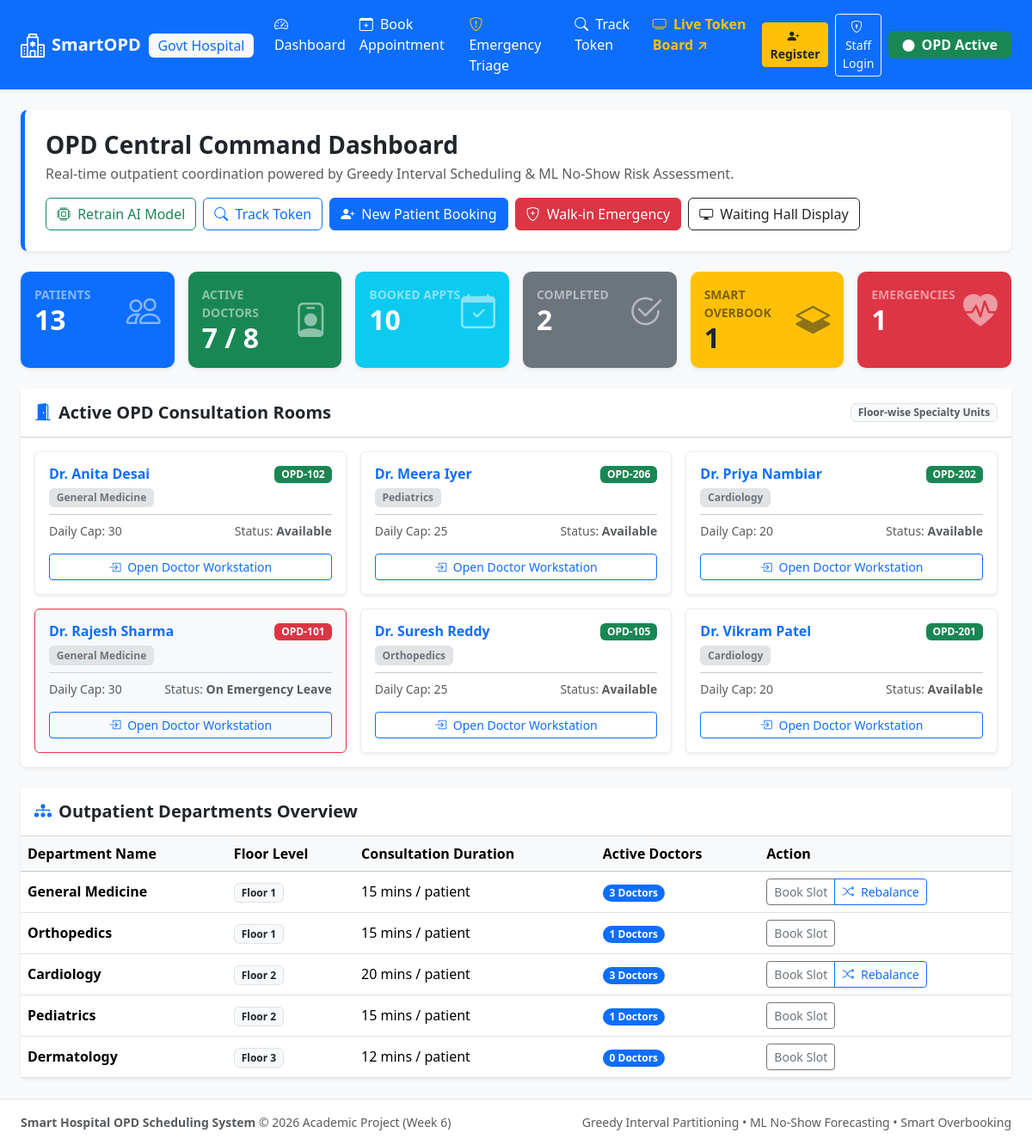
Before: / with the older database file.
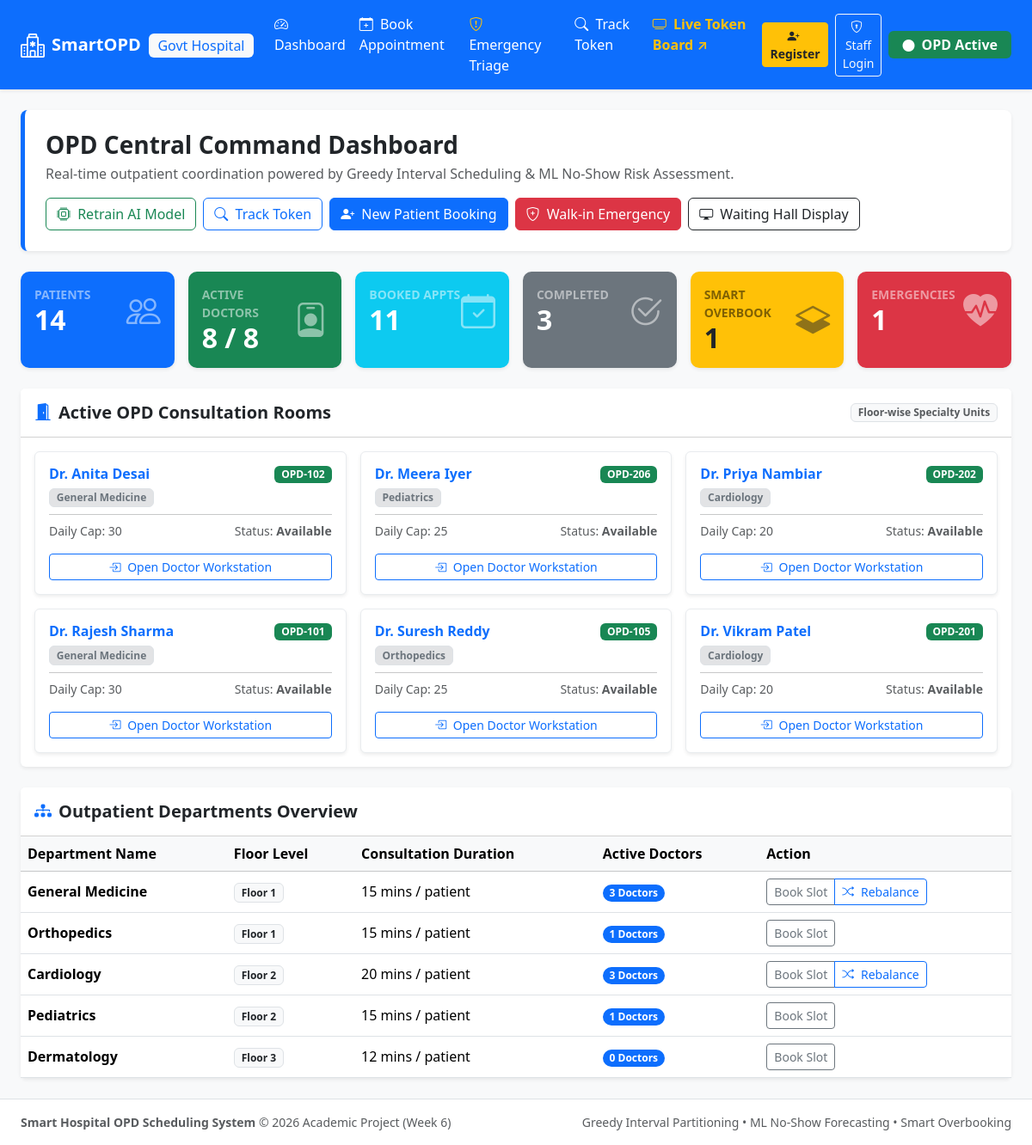
After: the same page with the newer database file.
### src/core/models.py (models this page shows, shortened)
class Doctor(Base):
    __tablename__ = "doctors"
    doctor_id = Column(Integer, primary_key=True, autoincrement=True)
    name = Column(String(120), nullable=False)
    specialization = Column(String(100), nullable=False, index=True)
    room_number = Column(String(20), nullable=False)
    max_daily_capacity = Column(Integer, default=30, nullable=False)
    is_available = Column(Boolean, default=True, nullable=False)
    dept_id = Column(Integer, ForeignKey("departments.dept_id"), nullable=False)
    department = relationship("Department", back_populates="doctors")
    slots = relationship("TimeSlot", back_populates="doctor", cascade="all, delete-orphan")
    appointments = relationship("Appointment", back_populates="doctor")
    triages = relationship("EmergencyTriage", back_populates="doctor")

### app.py (the view)
    @app.route("/")
    def index():
        service = get_service()
        metrics = service.get_system_metrics()
        doctors = service.get_doctors()
        departments = service.get_departments()
        return render_template("index.html", metrics=metrics, doctors=doctors, departments=departments)

### src/db.py (called while the page is built)
def get_session():
    return ScopedSession()

### src/services.py (called while the page is built, shortened)
    def seed_initial_data_if_empty(self):
        if self.session.query(Department).count() > 0:
            return

    def get_departments(self) -> List[Department]:
        return self.session.query(Department).order_by(Department.floor_number, Department.dept_name).all()

    def get_doctors(self, dept_id: Optional[int] = None) -> List[Doctor]:
        query = self.session.query(Doctor)
        if dept_id:
            query = query.filter(Doctor.dept_id == dept_id)
        docs = query.order_by(Doctor.name).all()
        seen_rooms = set()
        unique_docs = []
        for d in docs:
            if d.room_number not in seen_rooms:
                seen_rooms.add(d.room_number)
                unique_docs.append(d)
        return unique_docs

### templates/index.html (shortened to what the changed rows need)
{% extends "base.html" %}
{% block content %}
<div class="row g-3 mb-4">
    <div class="col-sm-6 col-md-4 col-xl-2">
        <div class="card h-100 shadow-sm border-0 stat-card bg-primary text-white">
            <div class="card-body">
                <div class="d-flex justify-content-between align-items-center">
                    <div>
                        <div class="text-white-50 small fw-bold text-uppercase">Patients</div>
                        <h2 class="fw-bold mb-0">{{ metrics.total_patients }}</h2>
                    </div>
                </div>
            </div>
        </div>
    </div>
    <div class="col-sm-6 col-md-4 col-xl-2">
        <div class="card h-100 shadow-sm border-0 stat-card bg-success text-white">
            <div class="card-body">
                <div class="d-flex justify-content-between align-items-center">
                    <div>
                        <div class="text-white-50 small fw-bold text-uppercase">Active Doctors</div>
                        <h2 class="fw-bold mb-0">{{ metrics.active_doctors }} / {{ metrics.total_doctors }}</h2>
                    </div>
                </div>
            </div>
        </div>
    </div>
    <div class="col-sm-6 col-md-4 col-xl-2">
        <div class="card h-100 shadow-sm border-0 stat-card bg-info text-white">
            <div class="card-body">
                <div class="d-flex justify-content-between align-items-center">
                    <div>
                        <div class="text-white-50 small fw-bold text-uppercase">Booked Appts</div>
                        <h2 class="fw-bold mb-0">{{ metrics.total_appointments }}</h2>
                    </div>
                </div>
            </div>
        </div>
    </div>
    <div class="col-sm-6 col-md-4 col-xl-2">
        <div class="card h-100 shadow-sm border-0 stat-card bg-secondary text-white">
            <div class="card-body">
                <div class="d-flex justify-content-between align-items-center">
                    <div>
                        <div class="text-white-50 small fw-bold text-uppercase">Completed</div>
                        <h2 class="fw-bold mb-0">{{ metrics.completed_appointments }}</h2>
                    </div>
                </div>
            </div>
        </div>
    </div>
    <div class="col-sm-6 col-md-4 col-xl-2">
        <div class="card h-100 shadow-sm border-0 stat-card bg-warning text-dark">
            <div class="card-body">
                <div class="d-flex justify-content-between align-items-center">
                    <div>
                        <h2 class="fw-bold mb-0">{{ metrics.smart_overbooked_appointments }}</h2>
                    </div>
                </div>
            </div>
        </div>
    </div>
    <div class="col-sm-6 col-md-4 col-xl-2">
        <div class="card h-100 shadow-sm border-0 stat-card bg-danger text-white">
            <div class="card-body">
                <div class="d-flex justify-content-between align-items-center">
                    <div>
                        <h2 class="fw-bold mb-0">{{ metrics.emergency_triages }}</h2>
                    </div>
                </div>
            </div>
        </div>
    </div>
</div>
<div class="row mb-4">
    <div class="col-12">
        <div class="card shadow-sm border-0">
            <div class="card-body">
                <div class="row g-3">
                    {% for doc in doctors %}
                    <div class="col-md-6 col-lg-4">
                        <div class="card h-100 border {% if doc.is_available %}border-light-subtle shadow-sm{% else %}border-danger bg-light text-muted{% endif %}">
                            <div class="card-body">
                                <div class="d-flex justify-content-between align-items-start mb-2">
                                    <div>
                                        <h6 class="fw-bold mb-1 text-primary">{{ doc.name }}</h6>
                                        <div class="badge bg-secondary-subtle text-secondary border">{{ doc.specialization }}</div>
                                    </div>
                                    <span class="badge {% if doc.is_available %}bg-success{% else %}bg-danger{% endif %} px-2 py-1">
                                        {{ doc.room_number }}
                                    </span>
                                </div>
                                <hr class="my-2">
                                <div class="small text-muted d-flex justify-content-between mb-3">
                                    <span>Daily Cap: {{ doc.max_daily_capacity }}</span>
                                    <span>Status: <strong>{% if doc.is_available %}Available{% else %}On Emergency Leave{% endif %}</strong></span>
                                </div>
                                <div class="d-grid gap-2">
                                    <a href="{{ url_for('doctor_dashboard', doctor_id=doc.doctor_id) }}" class="btn btn-outline-primary btn-sm">
                                        <i class="bi bi-box-arrow-in-right me-1"></i> Open Doctor Workstation
                                    </a>
                                </div>
                            </div>
                        </div>
                    </div>
                    {% endfor %}
                </div>
            </div>
        </div>
    </div>
</div>
<div class="row">
    <div class="col-12">
        <div class="card shadow-sm border-0">
            <div class="table-responsive">
                <table class="table table-hover align-middle mb-0">
                    <thead class="table-light">
                        <tr>
                            <th>Department Name</th>
                            <th>Floor Level</th>
                            <th>Consultation Duration</th>
                            <th>Active Doctors</th>
                            <th>Action</th>
                        </tr>
                    </thead>
                </table>
            </div>
        </div>
    </div>
</div>
{% endblock %}

Changed rows visible on the page:
changed Doctor "Dr. Rajesh Sharma": is_available "On Emergency Leave" → "Available"
Other visible differences:
{{ metrics.total_patients }}: "13" → "14"
{{ metrics.active_doctors }}: "7" → "8"
{{ metrics.total_appointments }}: "10" → "11"
{{ metrics.completed_appointments }}: "2" → "3"
